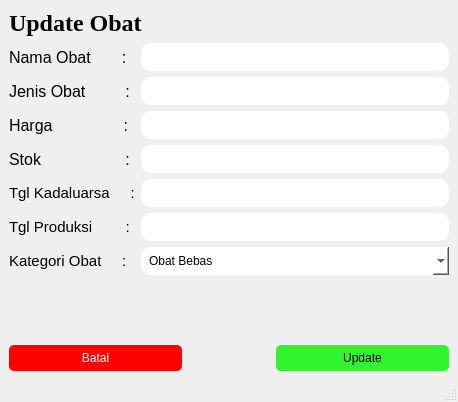
<?xml version="1.0" encoding="UTF-8"?>
<ui version="4.0">
 <class>MainWindow</class>
 <widget class="QMainWindow" name="MainWindow">
  <property name="geometry">
   <rect>
    <x>0</x>
    <y>0</y>
    <width>458</width>
    <height>402</height>
   </rect>
  </property>
  <property name="windowTitle">
   <string>MainWindow</string>
  </property>
  <property name="styleSheet">
   <string notr="true"/>
  </property>
  <widget class="QWidget" name="centralwidget">
   <layout class="QVBoxLayout" name="verticalLayout">
    <item>
     <widget class="QLabel" name="label">
      <property name="maximumSize">
       <size>
        <width>16777215</width>
        <height>60</height>
       </size>
      </property>
      <property name="font">
       <font>
        <family>Times New Roman</family>
        <pointsize>18</pointsize>
        <bold>true</bold>
       </font>
      </property>
      <property name="styleSheet">
       <string notr="true">
border-radius: 20px;</string>
      </property>
      <property name="text">
       <string>Update Obat </string>
      </property>
     </widget>
    </item>
    <item>
     <layout class="QGridLayout" name="gridLayout">
      <item row="2" column="0">
       <widget class="QLabel" name="label_4">
        <property name="font">
         <font>
          <pointsize>12</pointsize>
         </font>
        </property>
        <property name="text">
         <string>Harga                :</string>
        </property>
       </widget>
      </item>
      <item row="6" column="0">
       <widget class="QLabel" name="label_8">
        <property name="font">
         <font>
          <pointsize>11</pointsize>
         </font>
        </property>
        <property name="text">
         <string>Kategori Obat     :</string>
        </property>
       </widget>
      </item>
      <item row="2" column="1">
       <widget class="QLineEdit" name="lineEdit_3">
        <property name="enabled">
         <bool>true</bool>
        </property>
        <property name="styleSheet">
         <string notr="true">background-color: rgb(255, 255, 255);
border-radius: 10px;
padding: 6px 8px;</string>
        </property>
       </widget>
      </item>
      <item row="4" column="1">
       <widget class="QLineEdit" name="lineEdit_5">
        <property name="enabled">
         <bool>true</bool>
        </property>
        <property name="styleSheet">
         <string notr="true">background-color: rgb(255, 255, 255);
border-radius: 10px;
padding: 6px 8px;</string>
        </property>
       </widget>
      </item>
      <item row="3" column="0">
       <widget class="QLabel" name="label_5">
        <property name="font">
         <font>
          <pointsize>12</pointsize>
         </font>
        </property>
        <property name="text">
         <string>Stok                   :</string>
        </property>
       </widget>
      </item>
      <item row="6" column="1">
       <widget class="QComboBox" name="comboBox">
        <property name="styleSheet">
         <string notr="true">background-color: rgb(255, 255, 255);
border-radius: 10px;
padding: 6px 8px;</string>
        </property>
        <item>
         <property name="text">
          <string>Obat Bebas</string>
         </property>
        </item>
        <item>
         <property name="text">
          <string>Obat Bebas Terbatas</string>
         </property>
        </item>
        <item>
         <property name="text">
          <string>Obat Keras</string>
         </property>
        </item>
        <item>
         <property name="text">
          <string>Obat Narkotika &amp; Psikotropika</string>
         </property>
        </item>
       </widget>
      </item>
      <item row="1" column="0">
       <widget class="QLabel" name="label_3">
        <property name="font">
         <font>
          <pointsize>12</pointsize>
         </font>
        </property>
        <property name="text">
         <string>Jenis Obat         :</string>
        </property>
       </widget>
      </item>
      <item row="5" column="0">
       <widget class="QLabel" name="label_7">
        <property name="font">
         <font>
          <pointsize>11</pointsize>
         </font>
        </property>
        <property name="text">
         <string>Tgl Produksi        :</string>
        </property>
       </widget>
      </item>
      <item row="0" column="0">
       <widget class="QLabel" name="label_2">
        <property name="font">
         <font>
          <pointsize>12</pointsize>
         </font>
        </property>
        <property name="text">
         <string>Nama Obat       :</string>
        </property>
       </widget>
      </item>
      <item row="0" column="1">
       <widget class="QLineEdit" name="lineEdit">
        <property name="enabled">
         <bool>true</bool>
        </property>
        <property name="styleSheet">
         <string notr="true">background-color: rgb(255, 255, 255);
border-radius: 10px;
padding: 6px 8px;</string>
        </property>
       </widget>
      </item>
      <item row="4" column="0">
       <widget class="QLabel" name="label_6">
        <property name="font">
         <font>
          <pointsize>11</pointsize>
         </font>
        </property>
        <property name="text">
         <string>Tgl Kadaluarsa     :</string>
        </property>
       </widget>
      </item>
      <item row="1" column="1">
       <widget class="QLineEdit" name="lineEdit_2">
        <property name="enabled">
         <bool>true</bool>
        </property>
        <property name="styleSheet">
         <string notr="true">background-color: rgb(255, 255, 255);
border-radius: 10px;
padding: 6px 8px;</string>
        </property>
       </widget>
      </item>
      <item row="3" column="1">
       <widget class="QLineEdit" name="lineEdit_4">
        <property name="enabled">
         <bool>true</bool>
        </property>
        <property name="styleSheet">
         <string notr="true">background-color: rgb(255, 255, 255);
border-radius: 10px;
padding: 6px 8px;</string>
        </property>
       </widget>
      </item>
      <item row="5" column="1">
       <widget class="QLineEdit" name="lineEdit_6">
        <property name="styleSheet">
         <string notr="true">background-color: rgb(255, 255, 255);
border-radius: 10px;
padding: 6px 8px;</string>
        </property>
       </widget>
      </item>
     </layout>
    </item>
    <item>
     <spacer name="verticalSpacer_2">
      <property name="orientation">
       <enum>Qt::Vertical</enum>
      </property>
      <property name="sizeHint" stdset="0">
       <size>
        <width>20</width>
        <height>40</height>
       </size>
      </property>
     </spacer>
    </item>
    <item>
     <spacer name="verticalSpacer">
      <property name="orientation">
       <enum>Qt::Vertical</enum>
      </property>
      <property name="sizeHint" stdset="0">
       <size>
        <width>20</width>
        <height>40</height>
       </size>
      </property>
     </spacer>
    </item>
    <item>
     <spacer name="verticalSpacer_3">
      <property name="orientation">
       <enum>Qt::Vertical</enum>
      </property>
      <property name="sizeHint" stdset="0">
       <size>
        <width>20</width>
        <height>40</height>
       </size>
      </property>
     </spacer>
    </item>
    <item>
     <spacer name="verticalSpacer_4">
      <property name="orientation">
       <enum>Qt::Vertical</enum>
      </property>
      <property name="sizeHint" stdset="0">
       <size>
        <width>20</width>
        <height>40</height>
       </size>
      </property>
     </spacer>
    </item>
    <item>
     <layout class="QGridLayout" name="gridLayout_2">
      <item row="0" column="2">
       <widget class="QPushButton" name="pushButton_simpan">
        <property name="styleSheet">
         <string notr="true">QPushButton { 
background-color: rgb(49, 245, 46);
	border-radius: 5px;
padding: 6px 8px; 
}

/* Saat kursor hover */
QPushButton:hover {
     /* warna saat hover */
	background-color: rgb(85, 255, 127);
    color: black;
}

/* Saat tombol ditekan */
QPushButton:pressed {
     /* warna saat ditekan */
		background-color: rgb(85, 255, 127);
    color: black;
}

</string>
        </property>
        <property name="text">
         <string>Update</string>
        </property>
       </widget>
      </item>
      <item row="0" column="0">
       <widget class="QPushButton" name="pushButton_batal">
        <property name="styleSheet">
         <string notr="true">QPushButton { 
border-radius: 5px;
padding: 6px 8px; 
	background-color: rgb(255, 0, 0);
    color: white;
}

/* Saat kursor hover */
QPushButton:hover {
     /* warna saat hover */
background-color:rgb(213, 0, 0);
	color: white;
}

/* Saat tombol ditekan */
QPushButton:pressed {
     /* warna saat ditekan */
background-color: rgb(213, 0, 0);
	color: white;
}</string>
        </property>
        <property name="text">
         <string>Batal</string>
        </property>
       </widget>
      </item>
      <item row="0" column="1">
       <spacer name="horizontalSpacer">
        <property name="orientation">
         <enum>Qt::Horizontal</enum>
        </property>
        <property name="sizeType">
         <enum>QSizePolicy::Fixed</enum>
        </property>
        <property name="sizeHint" stdset="0">
         <size>
          <width>88</width>
          <height>25</height>
         </size>
        </property>
       </spacer>
      </item>
     </layout>
    </item>
   </layout>
  </widget>
  <widget class="QMenuBar" name="menubar">
   <property name="geometry">
    <rect>
     <x>0</x>
     <y>0</y>
     <width>458</width>
     <height>22</height>
    </rect>
   </property>
  </widget>
  <widget class="QStatusBar" name="statusbar"/>
 </widget>
 <resources/>
 <connections/>
</ui>
